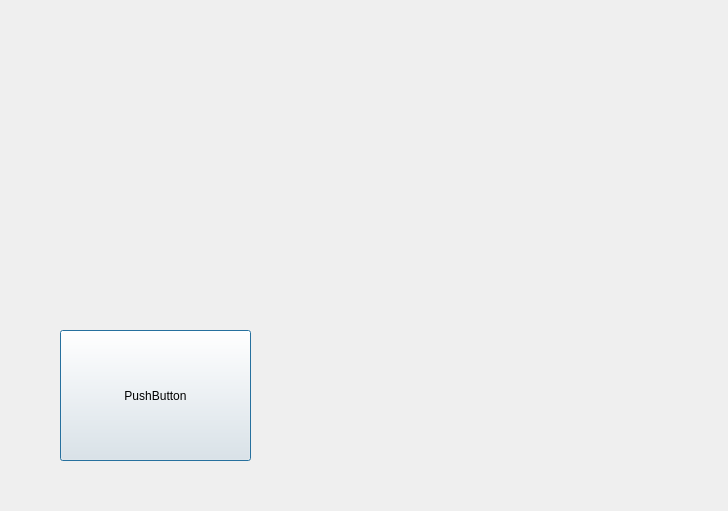
<?xml version="1.0" encoding="UTF-8"?>
<ui version="4.0">
 <class>Dialog</class>
 <widget class="QDialog" name="Dialog">
  <property name="geometry">
   <rect>
    <x>0</x>
    <y>0</y>
    <width>728</width>
    <height>511</height>
   </rect>
  </property>
  <property name="windowTitle">
   <string>Dialog</string>
  </property>
  <widget class="QLabel" name="label">
   <property name="geometry">
    <rect>
     <x>0</x>
     <y>0</y>
     <width>731</width>
     <height>511</height>
    </rect>
   </property>
   <property name="text">
    <string/>
   </property>
   <property name="pixmap">
    <pixmap>Curso Py/Drums.png</pixmap>
   </property>
   <property name="scaledContents">
    <bool>true</bool>
   </property>
  </widget>
  <widget class="QPushButton" name="pushButton">
   <property name="geometry">
    <rect>
     <x>60</x>
     <y>330</y>
     <width>191</width>
     <height>131</height>
    </rect>
   </property>
   <property name="text">
    <string>PushButton</string>
   </property>
  </widget>
  <zorder>pushButton</zorder>
  <zorder>label</zorder>
 </widget>
 <resources/>
 <connections/>
</ui>
